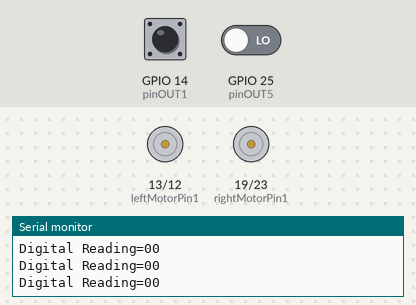
Bench run of a sketch on a simulated ESP32. Parts: motor-driver pin pairs drawn as motors (green arrow = first pin HIGH = forward, orange = second pin HIGH = backward, longer = more drive, scaled by the enable pin), the last lines printed to the serial monitor. The test bench sets the inputs (shaded band); at power-on: GPIO 14 (pinOUT1) LOW, GPIO 25 (pinOUT5) LOW.

Above: at 1.2 s.
1.3 s: GPIO 14 (pinOUT1) driven HIGH
At 2.5 s:
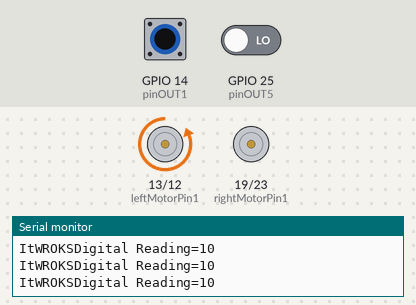
2.8 s: GPIO 25 (pinOUT5) driven HIGH
At 4.0 s:
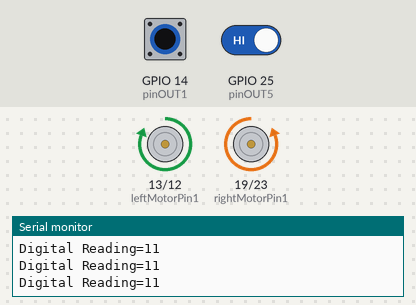
4.3 s: GPIO 25 (pinOUT5) driven LOW
At 4.7 s:
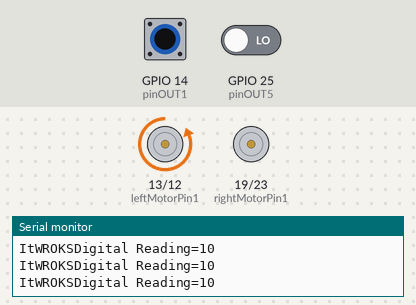
5.8 s: GPIO 14 (pinOUT1) driven LOW
At 6.2 s:
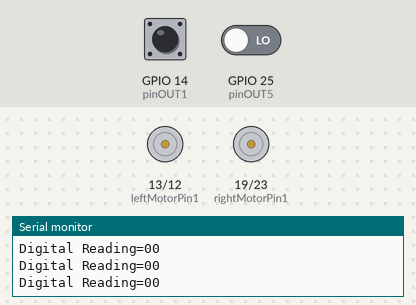
8.8 s: GPIO 14 (pinOUT1) pulsed HIGH 2 times (0.12 s each, 0.3 s apart)
At 9.04 s:
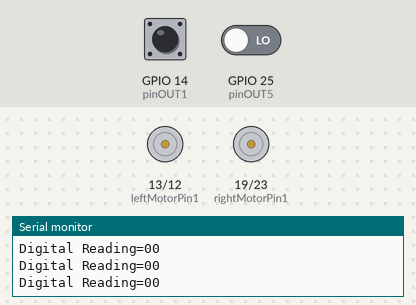
12.4 s: GPIO 14 (pinOUT1) pulsed HIGH 2 times (0.12 s each, 0.3 s apart)
At 14.3 s:
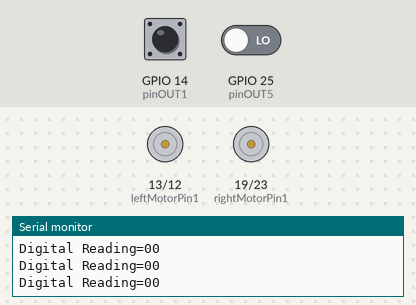
Timing chart, 0 to 15.8 s (numbered marks = the images above; inputs shaded):
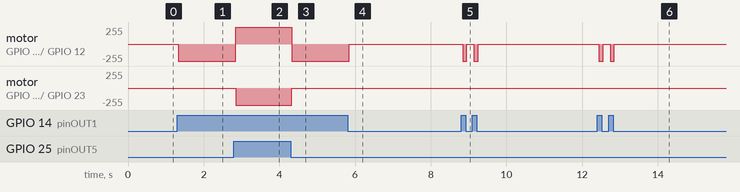

Measured:
- after the input at 1.3 s, motor on GPIO 13 (leftMotorPin1) / GPIO 12 (leftMotorPin2): stopped → backward 255/255 at once
- after the input at 2.8 s, motor on GPIO 13 (leftMotorPin1) / GPIO 12 (leftMotorPin2): backward 255/255 → forward 255/255 after 0.05 s; motor on GPIO 19 (rightMotorPin1) / GPIO 23 (rightMotorPin2): stopped → backward 255/255 after 0.05 s
- after the input at 4.3 s, motor on GPIO 13 (leftMotorPin1) / GPIO 12 (leftMotorPin2): forward 255/255 → backward 255/255 at once; motor on GPIO 19 (rightMotorPin1) / GPIO 23 (rightMotorPin2): backward 255/255 → stopped at once
- after the input at 5.8 s, motor on GPIO 13 (leftMotorPin1) / GPIO 12 (leftMotorPin2): backward 255/255 → stopped at once
- after the input at 8.8 s, motor on GPIO 13 (leftMotorPin1) / GPIO 12 (leftMotorPin2): alternates backward 255/255 for 0.11 s and stopped for 0.19 s, 4 changes in all, then stays stopped, starting at once
- after the input at 12.4 s, motor on GPIO 13 (leftMotorPin1) / GPIO 12 (leftMotorPin2): alternates backward 255/255 for 0.11 s and stopped for 0.19 s, 4 changes in all, then stays stopped, starting at once

The sketch:

sketch_jan26a.ino
```cpp
const int pinOUT1 = 14;
const int pinOUT5 = 25;
int IRvalue1 = 0;
int IRvalue5 = 0;

//Right motor
int enableRightMotor=18;
int rightMotorPin1=19;
int rightMotorPin2=23;

//Left motor
int enableLeftMotor=5;
int leftMotorPin1=13;
int leftMotorPin2=12;

void setup()
{
  Serial.begin(9600);

  pinMode(pinOUT1,INPUT);
  pinMode(pinOUT5,INPUT);

  pinMode(enableRightMotor,OUTPUT);
  pinMode(rightMotorPin1,OUTPUT);
  pinMode(rightMotorPin2,OUTPUT);

  pinMode(enableLeftMotor,OUTPUT);
  pinMode(leftMotorPin1,OUTPUT);
  pinMode(leftMotorPin2,OUTPUT);
}

void loop()
{

  Serial.print("Digital Reading=");
  Serial.print(IRvalue1);
  Serial.println(IRvalue5);

  if(IRvalue1 == 1 && IRvalue5 == 1)
  {
    Forward();
  }
  else if(IRvalue1 == 0 && IRvalue5 == 0)
  {
    digitalWrite(enableLeftMotor, LOW);
    digitalWrite(leftMotorPin1, LOW);
    digitalWrite(leftMotorPin2, LOW);

    digitalWrite(enableRightMotor, LOW);
    digitalWrite(rightMotorPin1, LOW);
    digitalWrite(rightMotorPin2, LOW);
  }
  else if (IRvalue1 == 1 && IRvalue5 == 0)
  {
    digitalWrite(enableLeftMotor, HIGH);
    digitalWrite(leftMotorPin1, LOW);
    digitalWrite(leftMotorPin2, HIGH);

    digitalWrite(enableRightMotor, LOW);
    digitalWrite(rightMotorPin1, LOW);
    digitalWrite(rightMotorPin2, LOW);
        Serial.print("ItWROKS");

  }

  /*if(IRvalue1 == 1 && IRvalue5 == 0){
    RightWheelStart();
    LeftWheelStop();
  }*/

  IRvalue1 = digitalRead(pinOUT1);
  IRvalue5 = digitalRead(pinOUT5);
}

  void Forward(){
    digitalWrite(enableLeftMotor, HIGH);
    digitalWrite(leftMotorPin1, HIGH);
    digitalWrite(leftMotorPin2, LOW);

    digitalWrite(enableRightMotor, HIGH);
    digitalWrite(rightMotorPin1, LOW);
    digitalWrite(rightMotorPin2, HIGH);
  }
/*
  void LeftWheelStart(){
    digitalWrite(enableLeftMotor, HIGH);
    digitalWrite(leftMotorPin1, HIGH);
    digitalWrite(leftMotorPin2, LOW);
  }

  void RightWheelStart(){
    digitalWrite(enableRightMotor, HIGH);
    digitalWrite(rightMotorPin1, LOW);
    digitalWrite(rightMotorPin2, HIGH);
  }

  void LeftWheelStop(){
    digitalWrite(enableLeftMotor, LOW);
    digitalWrite(leftMotorPin1, LOW);
    digitalWrite(leftMotorPin2, LOW);
  }

  void RightWheelStop(){
    digitalWrite(enableRightMotor, LOW);
    digitalWrite(rightMotorPin1, LOW);
    digitalWrite(rightMotorPin2, LOW);
  }
*/
```
